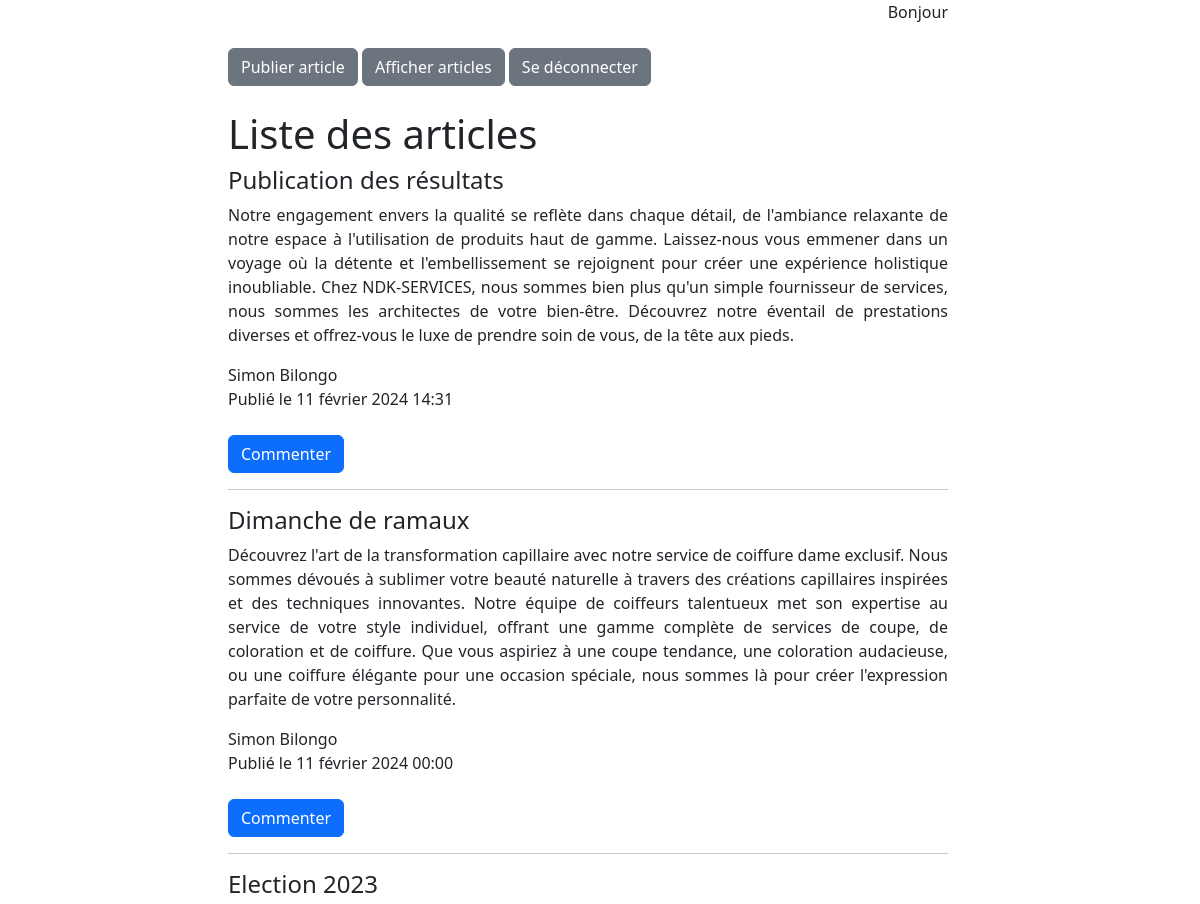
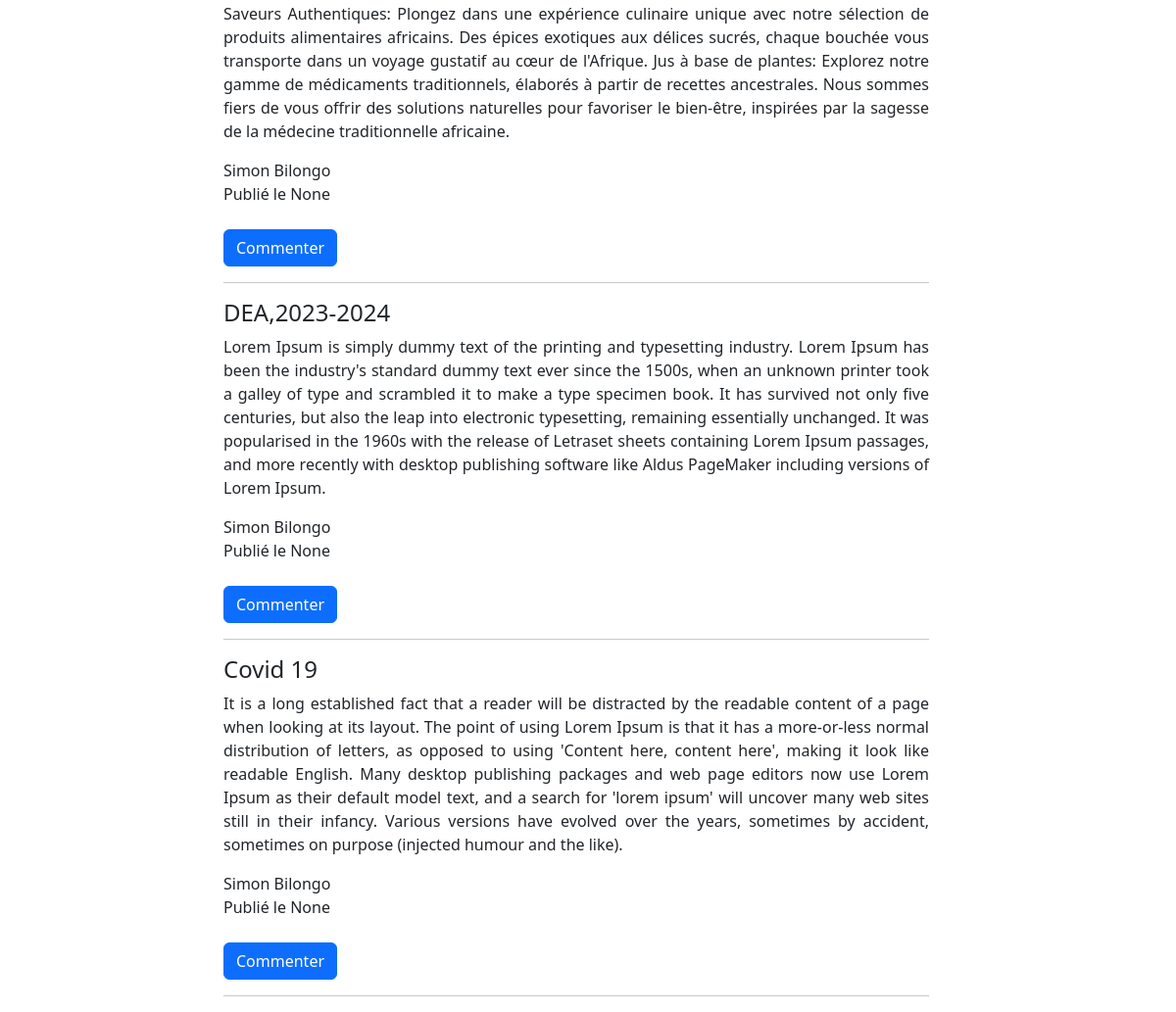
Screenshot of /afficher_article with the database file from the repository (2 pictures, top to bottom).
### publication_article/models.py (models this page shows, shortened)
class Article(models.Model):
    titre=models.CharField(max_length=30, blank=True, null=True)
    contenu=models.TextField(blank=True, null=True)
    date=models.DateTimeField(blank=True, null=True, auto_now_add=True)
    compte = models.ForeignKey(Compte, on_delete=models.CASCADE)

class Compte(AbstractUser):
    mot_de_passe=models.CharField(max_length=30, blank=False, null=False)
    personne = models.ForeignKey(Personne, on_delete=models.CASCADE)
    role = models.ManyToManyField(Role, related_name='compte_role')

class Personne(models.Model):
    nom = models.CharField(max_length=100, blank=True, null=True)
    postnom = models.CharField(max_length=100, blank=True, null=True)
    prenom = models.CharField(max_length=100, blank=True, null=True)
    sexe = models.CharField(max_length=1, blank=True, null=True)
    telephone = models.CharField(max_length=25, blank=True, null=True)
    profession = models.CharField(max_length=100, blank=True, null=True)
    date_naissance = models.DateField(blank=True, null=True)
    lieu_naissance = models.CharField(max_length=255, blank=True, null=True)

### publication_article/views.py (the view)
# urls.py: path('afficher_article', template_afficher_article, name='afficher_article'),
def template_afficher_article(request):
    articles = Article.objects.all().order_by('-id')
    return render(request, 'afficher_article.html', {"articles":articles})

### templates/afficher_article.html (shortened to what this page needs)
<html>
    <head>
        <link href="https://cdn.jsdelivr.net/npm/bootstrap@5.3.2/dist/css/bootstrap.min.css" rel="stylesheet">
    </head>
    <body>
        <header style="width: 60%;margin-left:19%">
            <span style="display:block; text-align:right;">Bonjour {{request.user.personne.prenom}} {{request.user.personne.nom}}</span><br>
            <a href="{% url 'publier_article' %}" class="btn btn-secondary">Publier article</a>
            <a href="{% url 'afficher_article' %}" class="btn btn-secondary">Afficher articles</a>
            <a href="{% url 'se_deconnecter' %}" class="btn btn-secondary">Se déconnecter</a>
        </header>
        <div style="width: 60%;margin-left:19%">
            <br>
            <h1>Liste des articles</h1>
            {% for article in articles %}
                <h4>{{article.titre}}</h4>
                <p>{{article.contenu}}</p>
                <span>{{article.compte.personne.prenom}} {{article.compte.personne.nom}}</span>
                <br>
                <span>Publié le {{article.date}}</span>
                <br><br>
                <a href="{% url 'commenter' %}?pk={{article.pk}}" class="btn btn-primary">Commenter</a>
                <hr>
            {% endfor %}
        </div>
    </body>
</html>

### templates/afficher_article.html (style rules this page uses)
p { text-align:justify; }

### rows the page displays
Article: titre "Publication des résultats", contenu "Notre engagement envers la qualité se reflète dans chaque détail, de l'ambiance relaxante de notre espace à l'utilisation de produits haut de gamme. Laissez-nous vous emmener dans un voyage où la détente et l'embellissement se rejoignent pour créer une expérience holistique inoubliable. Chez NDK-SERVICES, nous sommes bien plus qu'un simple fournisseur de services, nous sommes les architectes de votre bien-être. Découvrez notre éventail de prestations diverses et offrez-vous le luxe de prendre soin de vous, de la tête aux pieds.", compte.personne.prenom "Simon", compte.personne.nom "Bilongo", date "11 février 2024 14:31"
Article: titre "Dimanche de ramaux", contenu "Découvrez l'art de la transformation capillaire avec notre service de coiffure dame exclusif. Nous sommes dévoués à sublimer votre beauté naturelle à travers des créations capillaires inspirées et des techniques innovantes. Notre équipe de coiffeurs talentueux met son expertise au service de votre style individuel, offrant une gamme complète de services de coupe, de coloration et de coiffure. Que vous aspiriez à une coupe tendance, une coloration audacieuse, ou une coiffure élégante pour une occasion spéciale, nous sommes là pour créer l'expression parfaite de votre personnalité.", compte.personne.prenom "Simon", compte.personne.nom "Bilongo", date "11 février 2024 00:00"
Article: titre "Election 2023", contenu "Saveurs Authentiques: Plongez dans une expérience culinaire unique avec notre sélection de produits alimentaires africains. Des épices exotiques aux délices sucrés, chaque bouchée vous transporte dans un voyage gustatif au cœur de l'Afrique. Jus à base de plantes: Explorez notre gamme de médicaments traditionnels, élaborés à partir de recettes ancestrales. Nous sommes fiers de vous offrir des solutions naturelles pour favoriser le bien-être, inspirées par la sagesse de la médecine traditionnelle africaine.", compte.personne.prenom "Simon", compte.personne.nom "Bilongo", date "None"
Article: titre "DEA,2023-2024", contenu "Lorem Ipsum is simply dummy text of the printing and typesetting industry. Lorem Ipsum has been the industry's standard dummy text ever since the 1500s, when an unknown printer took a galley of type and scrambled it to make a type specimen book. It has survived not only five centuries, but also the leap into electronic typesetting, remaining essentially unchanged. It was popularised in the 1960s with the release of Letraset sheets containing Lorem Ipsum passages, and more recently with desktop publishing software like Aldus PageMaker including versions of Lorem Ipsum.", compte.personne.prenom "Simon", compte.personne.nom "Bilongo", date "None"
Article: titre "Covid 19", contenu "It is a long established fact that a reader will be distracted by the readable content of a page when looking at its layout. The point of using Lorem Ipsum is that it has a more-or-less normal distribution of letters, as opposed to using 'Content here, content here', making it look like readable English. Many desktop publishing packages and web page editors now use Lorem Ipsum as their default model text, and a search for 'lorem ipsum' will uncover many web sites still in their infancy. Various versions have evolved over the years, sometimes by accident, sometimes on purpose (injected humour and the like).", compte.personne.prenom "Simon", compte.personne.nom "Bilongo", date "None"
